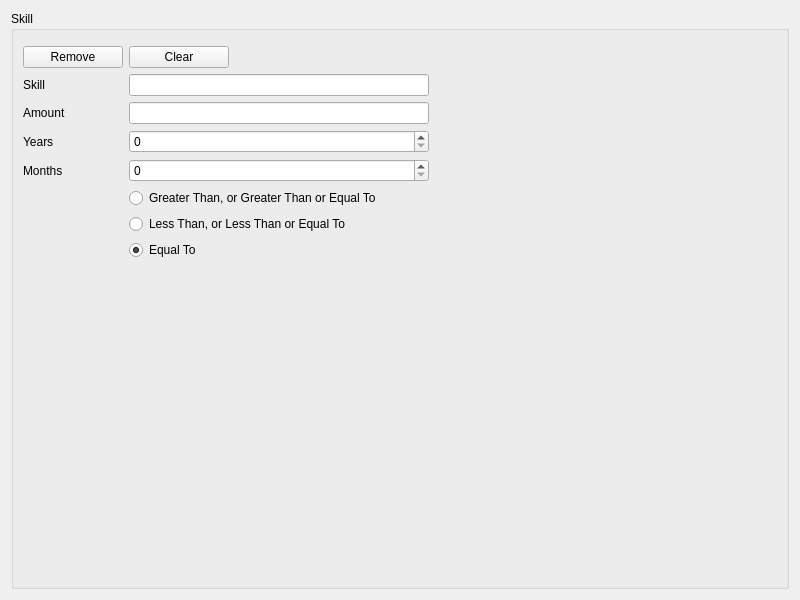
<?xml version="1.0" encoding="UTF-8"?>
<ui version="4.0">
 <class>skills</class>
 <widget class="QWidget" name="skills">
  <property name="geometry">
   <rect>
    <x>0</x>
    <y>0</y>
    <width>800</width>
    <height>600</height>
   </rect>
  </property>
  <property name="minimumSize">
   <size>
    <width>0</width>
    <height>0</height>
   </size>
  </property>
  <property name="windowTitle">
   <string>ResumeBuilder</string>
  </property>
  <layout class="QGridLayout" name="gridLayout_2">
   <item row="0" column="0">
    <layout class="QGridLayout" name="gridLayout">
     <item row="0" column="0">
      <widget class="QGroupBox" name="groupBox">
       <property name="minimumSize">
        <size>
         <width>400</width>
         <height>300</height>
        </size>
       </property>
       <property name="title">
        <string>Skill</string>
       </property>
       <layout class="QFormLayout" name="formLayout_2">
        <item row="0" column="0">
         <layout class="QFormLayout" name="formLayout"/>
        </item>
        <item row="1" column="0">
         <widget class="QPushButton" name="pushButton">
          <property name="minimumSize">
           <size>
            <width>100</width>
            <height>0</height>
           </size>
          </property>
          <property name="maximumSize">
           <size>
            <width>150</width>
            <height>16777215</height>
           </size>
          </property>
          <property name="text">
           <string>Remove</string>
          </property>
         </widget>
        </item>
        <item row="1" column="1">
         <widget class="QPushButton" name="pushButton_2">
          <property name="minimumSize">
           <size>
            <width>100</width>
            <height>0</height>
           </size>
          </property>
          <property name="maximumSize">
           <size>
            <width>100</width>
            <height>16777215</height>
           </size>
          </property>
          <property name="text">
           <string>Clear</string>
          </property>
         </widget>
        </item>
        <item row="3" column="0">
         <widget class="QLabel" name="label">
          <property name="text">
           <string>Skill</string>
          </property>
         </widget>
        </item>
        <item row="3" column="1">
         <widget class="QLineEdit" name="name">
          <property name="maximumSize">
           <size>
            <width>300</width>
            <height>16777215</height>
           </size>
          </property>
         </widget>
        </item>
        <item row="4" column="0">
         <widget class="QLabel" name="label_2">
          <property name="text">
           <string>Amount</string>
          </property>
         </widget>
        </item>
        <item row="4" column="1">
         <widget class="QLineEdit" name="dateString">
          <property name="maximumSize">
           <size>
            <width>300</width>
            <height>16777215</height>
           </size>
          </property>
         </widget>
        </item>
        <item row="5" column="0">
         <widget class="QLabel" name="label_3">
          <property name="text">
           <string>Years</string>
          </property>
         </widget>
        </item>
        <item row="5" column="1">
         <widget class="QSpinBox" name="years">
          <property name="maximumSize">
           <size>
            <width>300</width>
            <height>16777215</height>
           </size>
          </property>
         </widget>
        </item>
        <item row="7" column="0">
         <widget class="QLabel" name="label_4">
          <property name="text">
           <string>Months</string>
          </property>
         </widget>
        </item>
        <item row="7" column="1">
         <widget class="QSpinBox" name="months">
          <property name="maximumSize">
           <size>
            <width>300</width>
            <height>16777215</height>
           </size>
          </property>
         </widget>
        </item>
        <item row="8" column="1">
         <widget class="QRadioButton" name="gthan">
          <property name="text">
           <string>Greater Than, or Greater Than or Equal To</string>
          </property>
         </widget>
        </item>
        <item row="9" column="1">
         <widget class="QRadioButton" name="lthan">
          <property name="text">
           <string>Less Than, or Less Than or Equal To</string>
          </property>
         </widget>
        </item>
        <item row="10" column="1">
         <widget class="QRadioButton" name="eqto">
          <property name="text">
           <string>Equal To</string>
          </property>
          <property name="checked">
           <bool>true</bool>
          </property>
         </widget>
        </item>
       </layout>
      </widget>
     </item>
    </layout>
   </item>
  </layout>
 </widget>
 <resources/>
 <connections/>
</ui>
